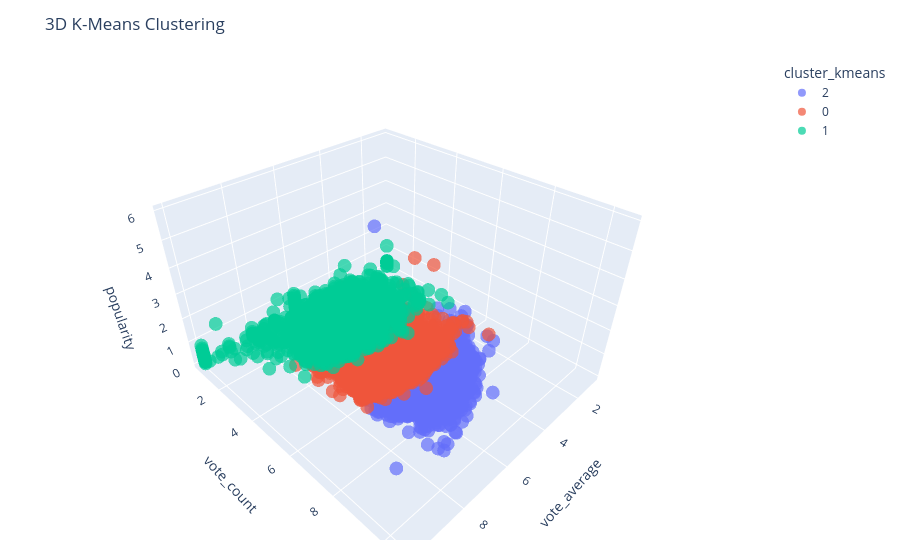

Source (notebook cell):
### Code cell
kmeans = KMeans(n_clusters=3, n_init=10, random_state=42)
labels_kmeans = kmeans.fit_predict(X)  # X is the scaled data used for clustering

# Add cluster labels to original DataFrame
data_clean['cluster_kmeans'] = labels_kmeans.astype(str)

fig = px.scatter_3d(
    data_clean,
    x='vote_average',
    y='vote_count',
    z='popularity',
    color='cluster_kmeans',
    title='3D K-Means Clustering',
    opacity=0.7
)

fig.update_layout(margin=dict(l=20, r=20, b=20, t=60))
fig.show()

sil_score = silhouette_score(X, labels_kmeans)
db_score = davies_bouldin_score(X, labels_kmeans)
dunn_score = dunn_index(X, labels_kmeans)
cal_score = calinski_harabasz_score(X, labels_kmeans)

print(f"K-Means Clustering Metrics:\n"
      f"Silhouette Score: {sil_score:.4f}\n"
      f"Davies-Bouldin Score: {db_score:.4f}\n"
      f"Dunn Index: {dunn_score:.4f}\n"
      f"Calinski-Harabasz Score: {cal_score:.4f}")

### Figure 1 — Plotly figure (JSON) as saved in the notebook; plotly's stock layout.template omitted (floating-point values rounded to 4 significant figures; data arrays with more than 128 entries replaced by an {"elided": "..."} marker saying what was removed)
{"data": [{"hovertemplate": "cluster_kmeans=2<br>vote_average=%{x}<br>vote_count=%{y}<br>popularity=%{z}<extra></extra>", "legendgroup": "2", "marker": {"color": "#636efa", "opacity": 0.7, "symbol": "circle"}, "mode": "markers", "name": "2", "scene": "scene", "showlegend": true, "type": "scatter3d", "x": {"elided": "3390 float values"}, "y": {"elided": "3390 float values"}, "z": {"elided": "3390 float values"}}, {"hovertemplate": "cluster_kmeans=0<br>vote_average=%{x}<br>vote_count=%{y}<br>popularity=%{z}<extra></extra>", "legendgroup": "0", "marker": {"color": "#EF553B", "opacity": 0.7, "symbol": "circle"}, "mode": "markers", "name": "0", "scene": "scene", "showlegend": true, "type": "scatter3d", "x": {"elided": "4371 float values"}, "y": {"elided": "4371 float values"}, "z": {"elided": "4371 float values"}}, {"hovertemplate": "cluster_kmeans=1<br>vote_average=%{x}<br>vote_count=%{y}<br>popularity=%{z}<extra></extra>", "legendgroup": "1", "marker": {"color": "#00cc96", "opacity": 0.7, "symbol": "circle"}, "mode": "markers", "name": "1", "scene": "scene", "showlegend": true, "type": "scatter3d", "x": {"elided": "2192 float values"}, "y": {"elided": "2192 float values"}, "z": {"elided": "2192 float values"}}], "layout": {"legend": {"title": {"text": "cluster_kmeans"}, "tracegroupgap": 0}, "margin": {"b": 20, "l": 20, "r": 20, "t": 60}, "scene": {"domain": {"x": [0, 1], "y": [0, 1]}, "xaxis": {"title": {"text": "vote_average"}}, "yaxis": {"title": {"text": "vote_count"}}, "zaxis": {"title": {"text": "popularity"}}}, "title": {"text": "3D K-Means Clustering"}}}
